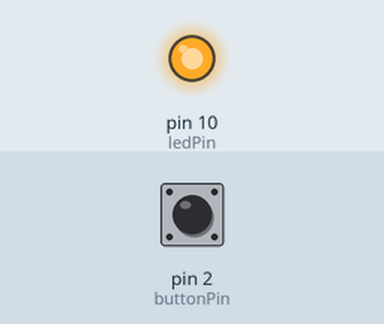
Bench run of a sketch on a simulated Arduino Uno, built with avr-gcc and run on an emulated ATmega328P. Shown: output pins drawn as LEDs (lit = HIGH). Inputs (shaded band) come from the test bench; at power-on: pin 2 (buttonPin) LOW.

Above: at 1.2 s.
1.3 s: pin 2 (buttonPin) pulled HIGH for 0.15 s
At 2.4 s:
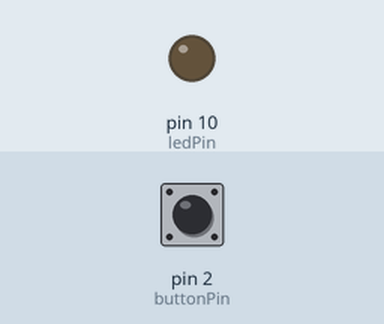
2.9 s: pin 2 (buttonPin) pulled HIGH for 1 s
At 3.6 s:
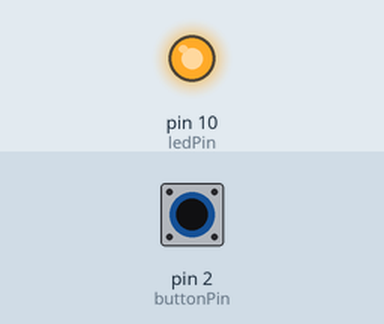
5.4 s: pin 2 (buttonPin) pulled HIGH for 3.2 s
At 6.7 s:
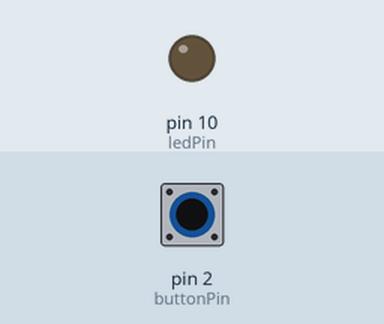
Timing chart, 0 to 8.4 s (numbered marks = the images above; inputs shaded):
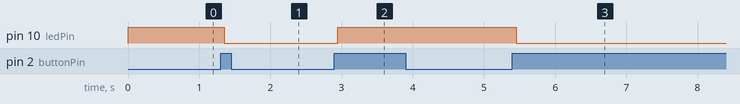

The sketch:

Debounce.ino
```cpp
const int buttonPin = 2;
const int ledPin = 10;

int ledState = HIGH;
int buttonState;
int lastButtonState = LOW;

unsigned long int lastDebounceTime = 0;
unsigned long int debounceDelay = 50;

void setup() {
  // put your setup code here, to run once:
  pinMode(buttonPin, INPUT);
  pinMode(ledPin, OUTPUT);

  digitalWrite(ledPin, ledState);
}

void loop() {
  // put your main code here, to run repeatedly:
  int reading = digitalRead(buttonPin);

  if (reading != lastButtonState) {
    lastDebounceTime = millis();
  }

  if ((millis() - lastDebounceTime) > debounceDelay) {
    if (reading != buttonState) {
      buttonState = reading;

      if (buttonState == HIGH) {
        ledState = !ledState;
      }
    }
  }

  digitalWrite(ledPin, ledState);

  lastButtonState = reading;
}
```

Measured:
- after the input at 1.3 s, pin 10 (ledPin): HIGH → LOW after 0.05 s
- after the input at 2.9 s, pin 10 (ledPin): LOW → HIGH after 0.05 s
- after the input at 5.4 s, pin 10 (ledPin): HIGH → LOW after 0.05 s
